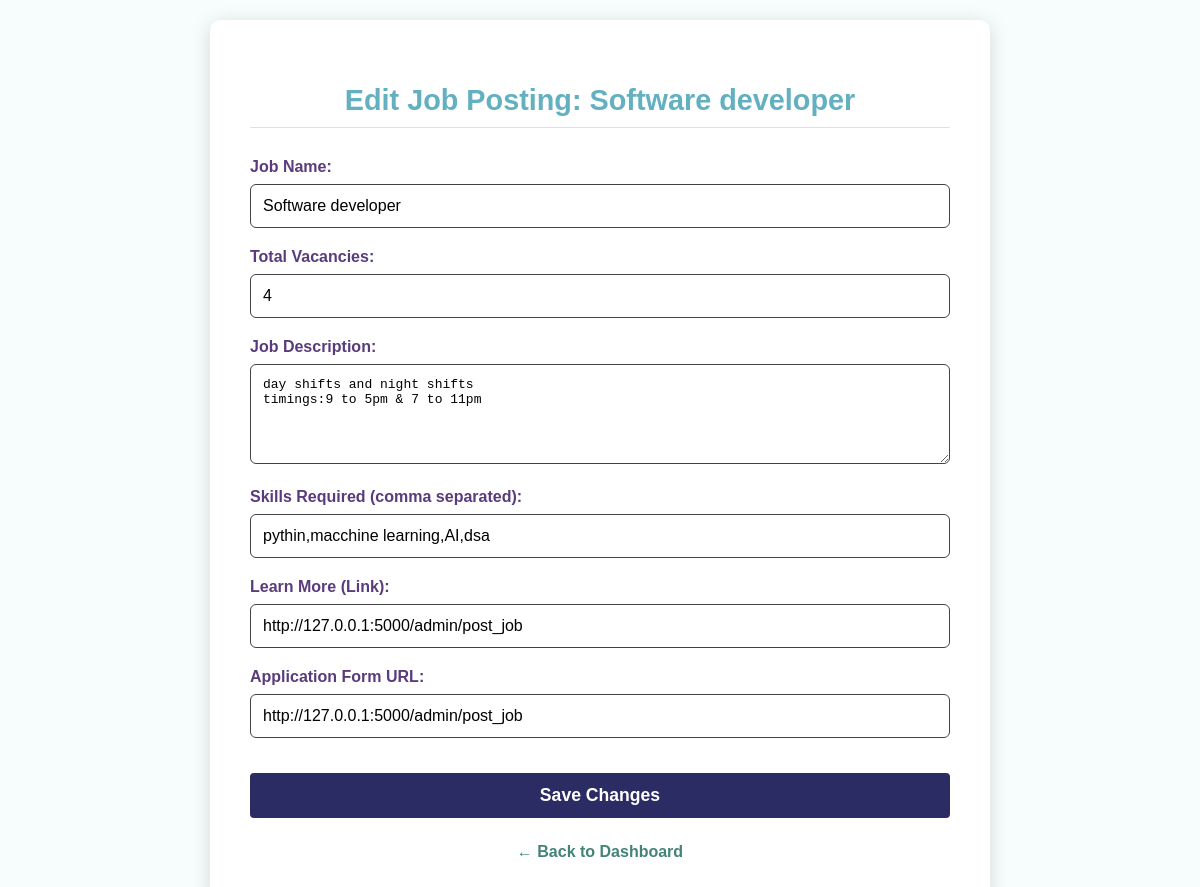
Page /admin/edit_job/4 (signed in) on the earlier database version.
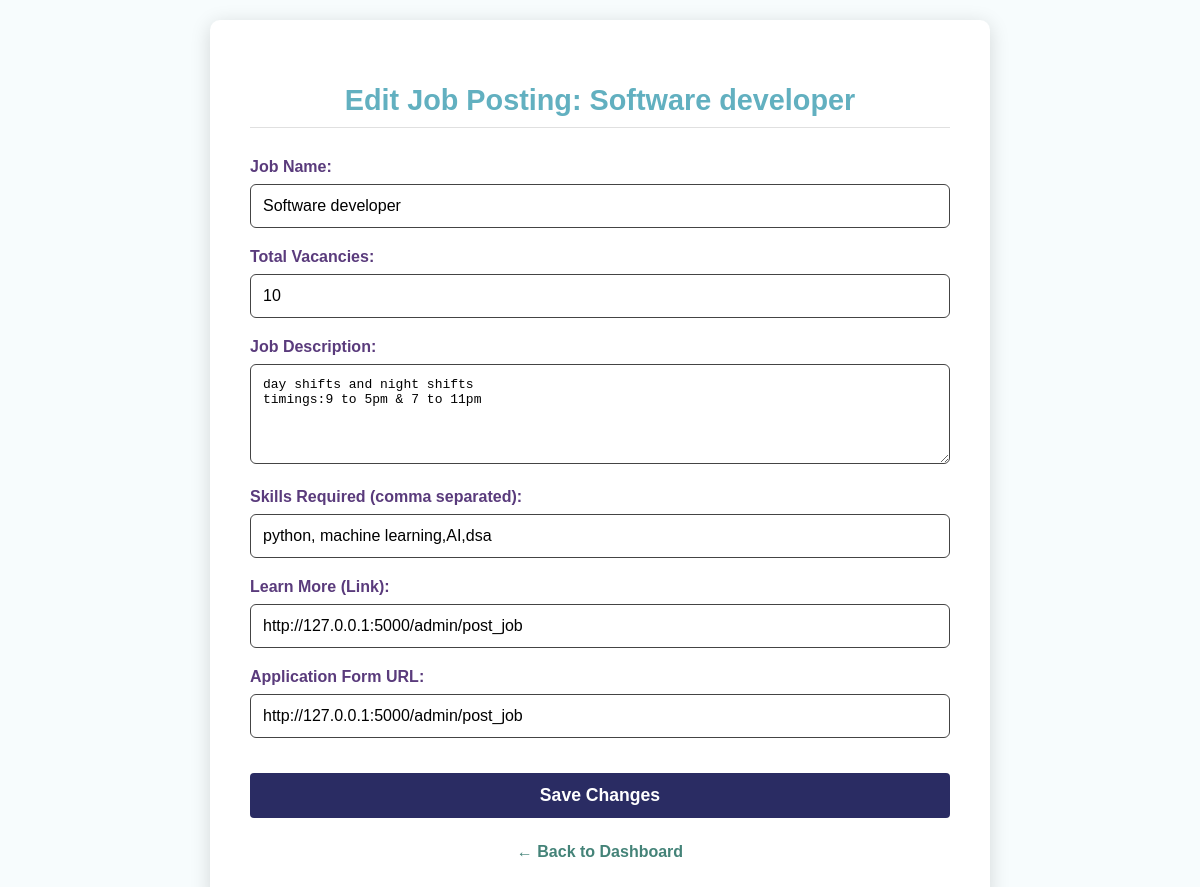
Same page on the later database version.
### tables this page shows
CREATE TABLE career_options (
            id INTEGER PRIMARY KEY AUTOINCREMENT,
            name TEXT NOT NULL,
            description TEXT NOT NULL,
            learn_more TEXT NOT NULL,
            skills_required TEXT,
            application_form_url TEXT,
            is_vacant INTEGER DEFAULT 1,
            total_labour_vacancy INTEGER DEFAULT 0,
            posted_by TEXT,
            posted_date DATETIME DEFAULT CURRENT_TIMESTAMP
        );

### app.py (the view, shortened to what this page needs)
@app.route('/admin/edit_job/<int:job_id>', methods=['GET', 'POST'])
@admin_required
def edit_job_post(job_id):
    db = get_db()
    username = current_user.username
    rows = db.execute("SELECT DISTINCT skills_required FROM career_options WHERE skills_required IS NOT NULL AND skills_required != ''").fetchall()
    skills_set = set()
    for row in rows:
        for skill in row['skills_required'].split(','):
            skill = skill.strip()
            if skill:
                skills_set.add(skill)
    available_skills = sorted(skills_set)
    job = db.execute(
        "SELECT * FROM career_options WHERE id = ? AND posted_by = ?",
        (job_id, username)
    ).fetchone()
    if not job:
        flash("Error: Job not found or you do not have permission to edit it.", "error")
        return redirect(url_for('admin_dashboard'))
    job_skills_list = [s.strip() for s in (job["skills_required"] or "").split(",") if s.strip()]
    return render_template('edit_job_post.html',
                           job=job,
                           job_id=job_id,
                           available_skills=available_skills,
                           current_skills=job_skills_list
                           )

### app.py (called while the page is built)
def get_db():
    db = getattr(g, '_database', None)
    if db is None:
        db = g._database = sqlite3.connect(DATABASE)
    db.row_factory = sqlite3.Row
    return db

@app.teardown_appcontext
def close_connection(exception):
    db = getattr(g, '_database', None)
    if db:
        db.close()

@login_manager.user_loader
def load_user(user_id):
    return User.get(user_id)

def admin_required(f):
    @wraps(f)
    def decorated_function(*args, **kwargs):
        if not current_user.is_authenticated or current_user.role != 'admin':
            flash("Admin access required.", "error")
            return redirect(url_for('login'))
        return f(*args, **kwargs)
    return decorated_function

### templates/edit_job_post.html (shortened to what this page needs)
<!DOCTYPE html>
<html lang="en">
<head>
    <link rel="stylesheet" href="{{ url_for('static', filename='edit_job_post.css') }}">
</head>
<body>
    <div class="container">
        <h2>Edit Job Posting: {{ job.name }}</h2>
        <form method="POST" action="{{ url_for('edit_job_post', job_id=job.id) }}">
            <div class="form-group">
                <label for="name">Job Name:</label>
                <input type="text" id="name" name="name" value="{{ job.name }}" required />
            </div>
            <div class="form-group">
                <label for="total_labour_vacancy">Total Vacancies:</label>
                <input type="number" id="total_labour_vacancy" name="total_labour_vacancy"
                       value="{{ job.total_labour_vacancy }}" required min="0" />
            </div>
            <div class="form-group">
                <label for="description">Job Description:</label>
                <textarea id="description" name="description" required>{{ job.description }}</textarea>
            </div>
            <div class="form-group">
                <label for="skills_required">Skills Required (comma separated):</label>
                <input type="text" id="skills_required" name="skills_required"
                       value="{{ job.skills_required or '' }}" />
            </div>
            <div class="form-group">
                <label for="learn_more">Learn More (Link):</label>
                <input type="url" id="learn_more" name="learn_more"
                       value="{{ job.learn_more or '' }}" />
            </div>
            <div class="form-group">
                <label for="application_form_url">Application Form URL:</label>
                <input type="url" id="application_form_url" name="application_form_url"
                       value="{{ job.application_form_url or '' }}" />
            </div>
            <button type="submit">Save Changes</button>
        </form>
        <a href="{{ url_for('admin_dashboard') }}" class="back-link">← Back to Dashboard</a>
    </div>
</body>
</html>

Differences in the rows shown:
changed career_options "Software developer": total_labour_vacancy "4" → "10"; skills_required "pythin,macchine learning,AI,dsa" → "python, machine learning,AI,dsa"
